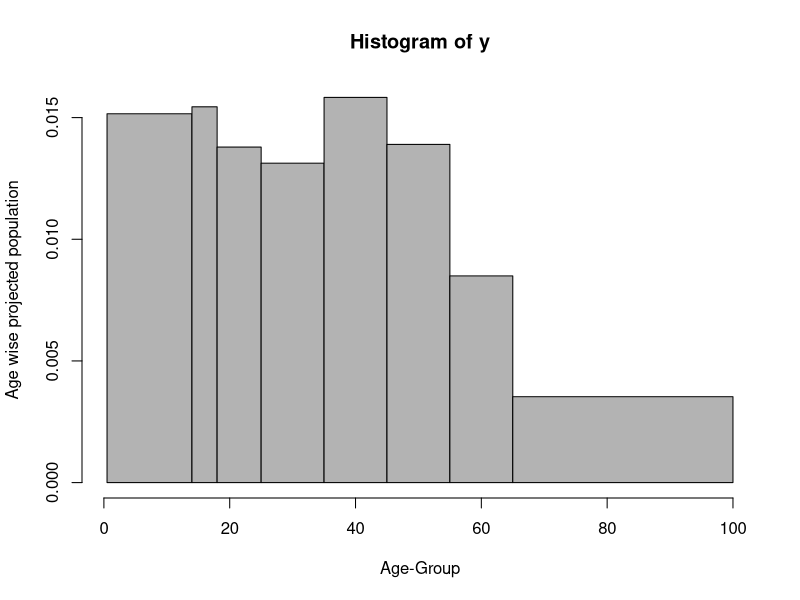

R code for this plot:
midx = c(2.5,9.5,16,25,30,40,50,60,82.5)
frequency = c(18,35,16,25,34,41,36,22,32)
brk= c(0.5,14,18,25,35,45,55,65,100)
y = rep(midx,frequency)
hist(y,breaks=brk,xlab="Age-Group",ylab="Age wise projected population",col="gray70")
